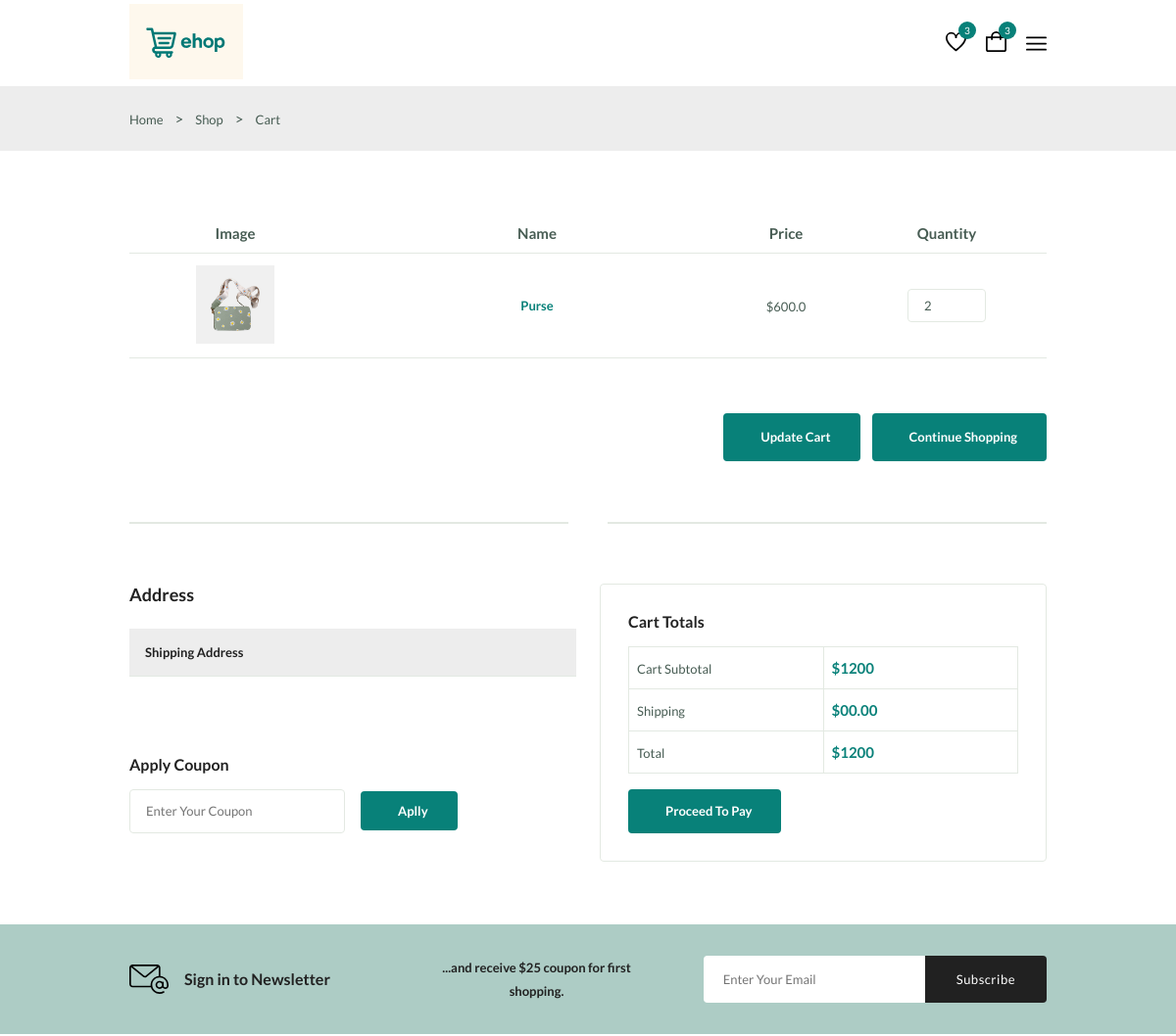
The page /cart (signed in, upper part) on the database as committed earlier.
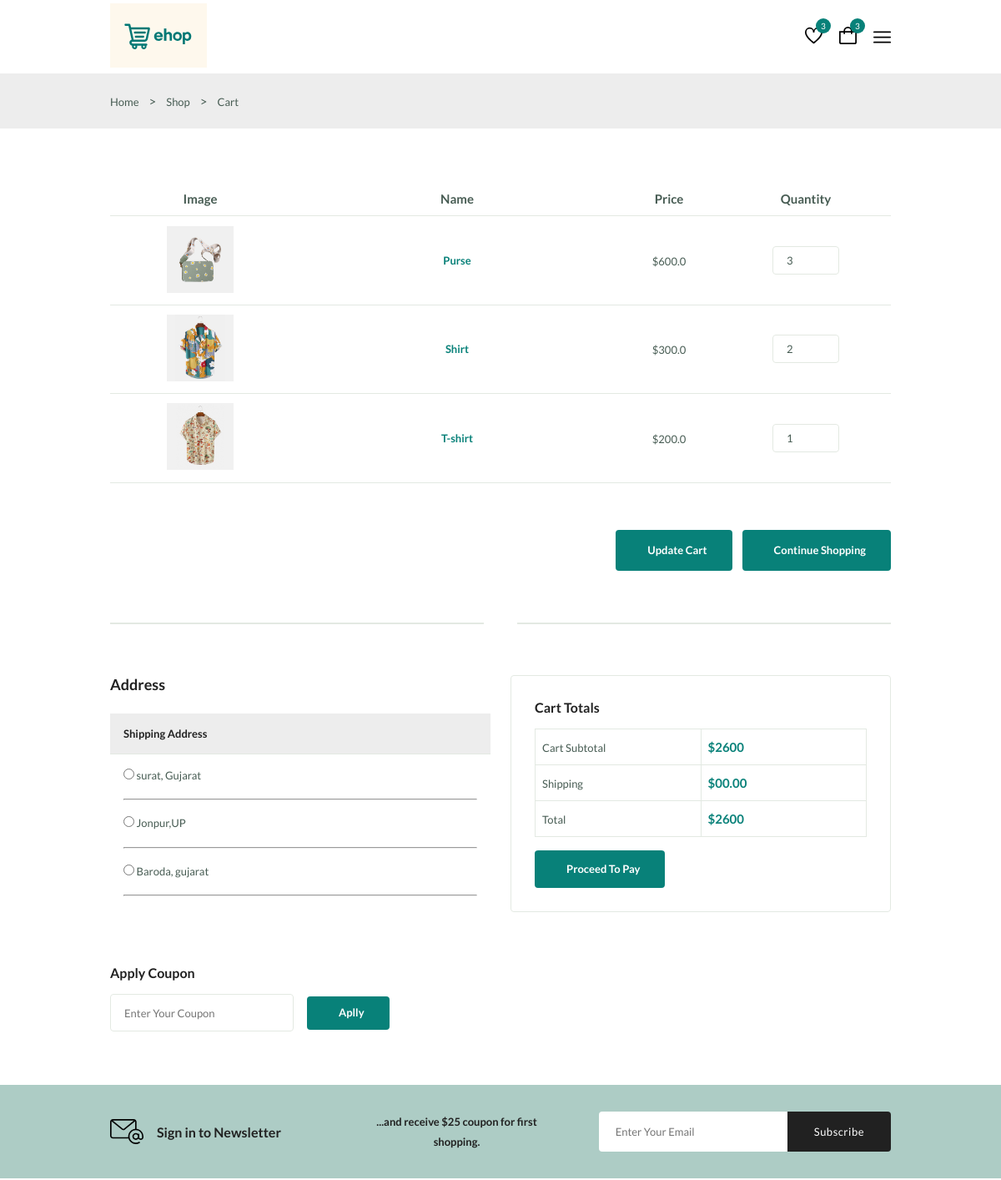
The same page on the database as committed later.
### myapp/models.py (models this page shows, shortened)
class Cart(models.Model):
    product = models.ForeignKey(Product,on_delete=models.CASCADE)
    user = models.ForeignKey(User,on_delete=models.CASCADE)
    qty = models.IntegerField()
    def subtotal(self):
        return self.product.price*self.qty

class Product(models.Model):
    category = models.ForeignKey(Category,on_delete=models.CASCADE)
    name = models.CharField(max_length=20)
    price=models.FloatField()
    qty = models.IntegerField()
    description=models.TextField()
    image = models.ImageField(upload_to="prod_img")

class Address(models.Model):
    address = models.CharField(max_length=200)
    user = models.ForeignKey(User,on_delete=models.CASCADE)

### myapp/views.py (the view)
# urls.py: path("cart",cart,name="cart"),
@login_required(login_url="login-register")
def cart(request):
    cartdata = Cart.objects.filter(user=request.user)
    addressdata = Address.objects.filter(user=request.user)
    sum = 0
    for i in cartdata:
       sum+=i.subtotal()
    return render(request,"cart.html",{"cdata":cartdata,"total":int(sum),"address":addressdata})

### myapp/templates/cart.html (shortened to what this page needs)
{%extends 'base.html'%}
{%block main%}
<main class="main">
  <section class="breadcrumb">
    <ul class="breadcrumb__list flex container">
      <li><a href="index.html" class="breadcrumb__link">Home</a></li>
      <li>></li>
      <li><span class="breadcrumb__link">Shop</span></li>
      <li>></li>
      <li><span class="breadcrumb__link">Cart</span></li>
    </ul>
  </section>
  <section class="cart section--lg container">
    <div class="table__container">
      <table class="table">
        <thead>
          <tr>
            <th>Image</th>
            <th>Name</th>
            <th>Price</th>
            <th>Quantity</th>
          </tr>
        </thead>
        <tbody>
          {%for cart in cdata%}
          <tr>
            <td>
              <img src="media/{{cart.product.image}}" alt="" class="table__img" />
            </td>
            <td>
              <h3 class="table__title">
                {{cart.product.name}}
              </h3>
            </td>
            <td>
              <span class="table__price">${{cart.product.price}}</span>
            </td>
            <td><input type="number" value="{{cart.qty}}" class="quantity" onchange="changeqty(value,'{{cart.id}}')" />
            </td>
          </tr>
          {%endfor%}
        </tbody>
      </table>
    </div>
    <div class="cart__actions">
      <a href="#" class="btn flex btn__md">
         Update Cart
      </a>
      <a href="#" class="btn flex btn__md">
         Continue Shopping
      </a>
    </div>
    <div class="divider">
      <i class="fi fi-rs-fingerprint"></i>
    </div>
    <div class="cart__group grid">
      <div>
        <div class="cart__shippinp">
          <h3 class="section__title">Address</h3>
          <h3 class="tab__header">Shipping Address</h3>
          <div class="tab__body">
            {%for i in address%}
            <address class="address">
              <input type="radio" name="adr" id="adr" value="{{i.id}}">
              {{i.address}}
            </address>
            <br>
            <hr>
            <br>
            {%endfor%}
          </div>
        </div>
        <div class="cart__coupon">
          <h3 class="section__title">Apply Coupon</h3>
          <form action="" class="coupon__form form grid">
            <div class="form__group grid">
              <input type="text" class="form__input" placeholder="Enter Your Coupon" />
              <div class="form__btn">
                <button class="btn flex btn--sm">
                   Aplly
                </button>
              </div>
            </div>
          </form>
        </div>
      </div>
      <div class="cart__total">
        <h3 class="section__title">Cart Totals</h3>
        <table class="cart__total-table">
          <tr>
            <td><span class="cart__total-title">Cart Subtotal</span></td>
            <td><span class="cart__total-price">${{total}}</span></td>
          </tr>
          <tr>
            <td><span class="cart__total-title">Shipping</span></td>
            <td><span class="cart__total-price">$00.00</span></td>
          </tr>
          <tr>
            <td><span class="cart__total-title">Total</span></td>
            <td><span class="cart__total-price">$<span id="amt">{{total}}</span></span></td>
          </tr>
        </table>
        <a id="pay" class="btn flex btn--md">
           Proceed To Pay
        </a>
      </div>
    </div>
  </section>
  <section class="newsletter section">
    <div class="newsletter__container container grid">
      <h3 class="newsletter__title flex">
        <img src="./static/assets/img/icon-email.svg" alt="" class="newsletter__icon" />
        Sign in to Newsletter
      </h3>
      <p class="newsletter__description">
        ...and receive $25 coupon for first shopping.
      </p>
      <form action="" class="newsletter__form">
        <input type="text" placeholder="Enter Your Email" class="newsletter__input" />
        <button type="submit" class="newsletter__btn">Subscribe</button>
      </form>
    </div>
  </section>
</main>
{%endblock%}

### myapp/templates/base.html (shortened to what this page needs)
{%load static%}
<!DOCTYPE html>
<html lang="en">
<head>
    <link rel="stylesheet"
        href="https://cdn-uicons.flaticon.com/2.0.0/uicons-regular-straight/css/uicons-regular-straight.css" />
    <link rel="stylesheet" href="https://cdn.jsdelivr.net/npm/swiper@11/swiper-bundle.min.css" />
    <link rel="stylesheet" href="static/assets/css/styles.css" />
</head>
<body>
    <header class="header">
        <nav class="nav container">
            <a href="index.html" class="nav__logo">
                <img class="nav__logo-img" src="static/assets/img/logo.svg" alt="website logo" />
            </a>
            <div class="header__user-actions">
                <a href="{%url 'wishlist'%}" class="header__action-btn" title="Wishlist">
                    <img src="static/assets/img/icon-heart.svg" alt="" />
                    <span class="count">3</span>
                </a>
                <a href="{%url 'cart'%}" class="header__action-btn" title="Cart">
                    <img src="static/assets/img/icon-cart.svg" alt="" />
                    <span class="count">3</span>
                </a>
                <div class="header__action-btn nav__toggle" id="nav-toggle">
                    <img src="./static/assets//img/menu-burger.svg" alt="">
                </div>
            </div>
        </nav>
    </header>
    {%block main%}{%endblock%}
</body>
</html>

Rows that differ between the two databases and show on the page:
changed Cart "Purse": qty "2" → "3"
added Cart: product.image (picture), product.name "Shirt", product.price "300.0", qty "2"
added Cart: product.image (picture), product.name "T-shirt", product.price "200.0", qty "1"
added Address: address "surat, Gujarat"
added Address: address "Jonpur,UP"
added Address: address "Baroda, gujarat"
Other text that changed with them:
{{ total }}: "1200" → "2600"
